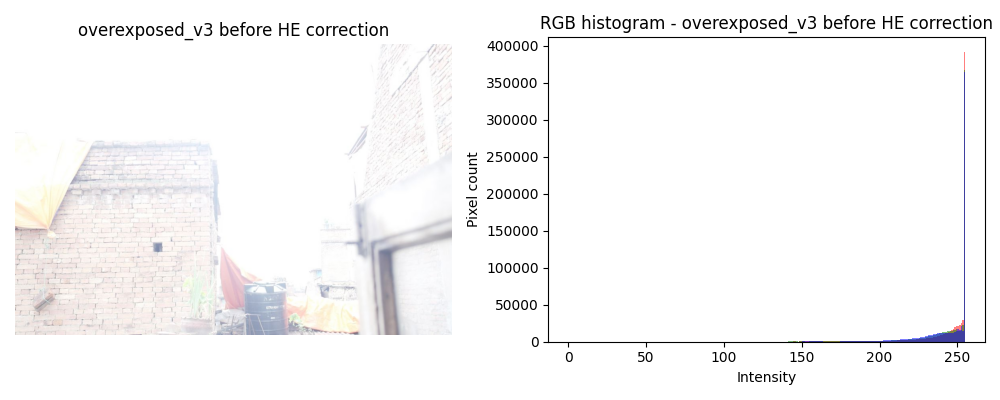
#> input picture 2_pr/histograms/overexposed_v3_HE_before.png, 1000 x 400 px, given as the content of the folder 2_pr/source_images, which was not available
$ python contrast_manipulation.py
#> lines starting #> are read from the running program, lines starting #| are printed output that depends on the picture; pictures that were not available may be replaced by others from this repository, and a replacement may not be noted
from PIL import Image
import numpy as np
import matplotlib.pyplot as plt
import colorsys
import os

def show_histogram(pixels, filename, method, beforeafter):
    R = pixels[:, :, 0]
    G = pixels[:, :, 1]
    B = pixels[:, :, 2]

    plt.figure(figsize=(10, 4))

    plt.subplot(1, 2, 1)
    plt.imshow(pixels)
    plt.title(f"{filename} {beforeafter} {method} correction")
    plt.axis("off")

    plt.subplot(1, 2, 2)
    colors = ["r", "g", "b"]

    for i, c in enumerate(colors):
        plt.hist(
            pixels[:, :, i].flatten(),
            bins=256,
            range=(0, 255),
            color=c,
            alpha=0.5
        )

    plt.title(f"RGB histogram - {filename} {beforeafter} {method} correction")
    plt.xlabel("Intensity")
    plt.ylabel("Pixel count")

    plt.tight_layout()
    plt.savefig(f"2_pr/histograms/{filename}_{method}_{beforeafter}.png")
    plt.show()

#gamma correction
folder = "2_pr/source_images"
for filename in os.listdir(folder):
    file_path = os.path.join(folder, filename)

    if os.path.isfile(file_path):
        image = Image.open(file_path).convert("RGB")

        pixels = np.array(image)
        result_pixels = np.zeros_like(pixels)

        height, width, channel = pixels.shape
#> height = 400; width = 1000; channel = 3

        show_histogram(pixels, os.path.splitext(filename)[0], "gamma", "before")
        gamma = 0.7
        for y in range(height):
            for x in range(width):
                r, g ,b = pixels[y, x]

                intensity_avg = (int(r)+int(g)+int(b))/3
                new_intensity = 255 * (intensity_avg/255)**gamma

                if intensity_avg > 0:
                    scale = new_intensity/intensity_avg
                else:
                    scale = 0

                r = r*scale
                g = g*scale
                b = b*scale

                result_pixels[y,x] = r,g,b
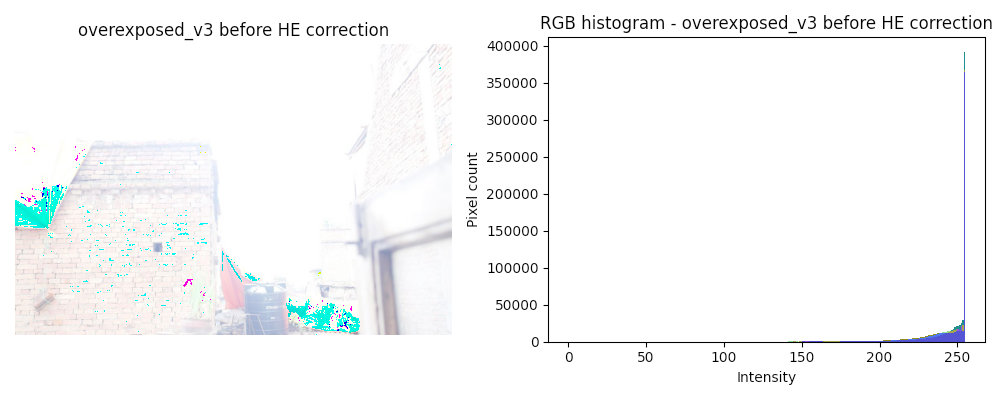
#> result_pixels: shape (400, 1000, 3); mean R, G, B 246.9, 247.8, 248.1
        show_histogram(result_pixels, os.path.splitext(filename)[0], "gamma", "after")
#> call 2 of show_histogram, with filename = 'overexposed_v3_HE_before', method = 'gamma', beforeafter = 'after'
#> in show_histogram (call 2), `R = pixels[:, :, 0]`:
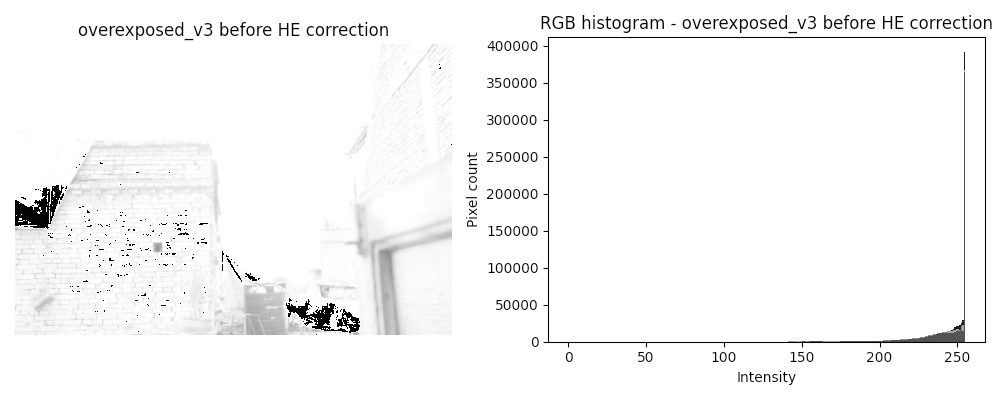
#> R: shape (400, 1000); min 0, max 255, mean 246.9
#> in show_histogram (call 2), `B = pixels[:, :, 2]`:
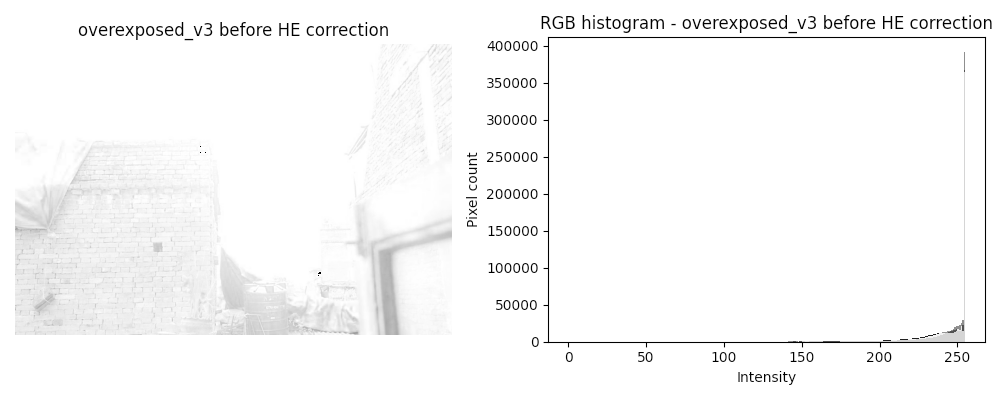
#> B: shape (400, 1000); min 0, max 255, mean 248.1

#histogram equalization

for filename in os.listdir(folder):
    file_path = os.path.join(folder, filename)

    if os.path.isfile(file_path):
        image = Image.open(file_path).convert("RGB")
        pixels = np.array(image)
        rgb_pixels = np.array(image).astype(np.float32)
        hsv_pixels = np.zeros(shape=rgb_pixels.shape, dtype=np.float32)

        show_histogram(pixels, os.path.splitext(filename)[0], "HE", "before")

        height, width, channel = rgb_pixels.shape
        for y in range(height):
            for x in range(width):
                r, g, b = rgb_pixels[y, x]/255.0
                h, s, v = colorsys.rgb_to_hsv(r, g, b)
                hsv_pixels[y, x] = h, s, v
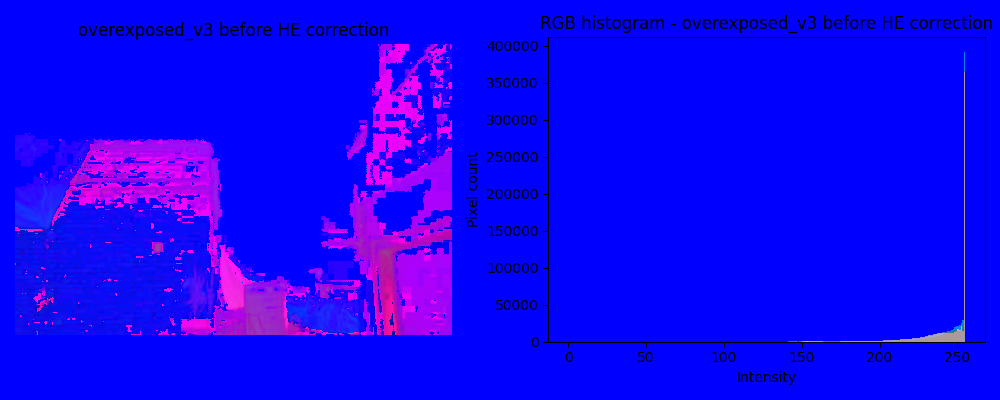
#> hsv_pixels: shape (400, 1000, 3) float32; mean R, G, B 0.0697, 0.00805, 0.971

        V = hsv_pixels[:, :, 2]
        V_uint8 = (V*255).astype(np.uint8)

        hist = np.zeros(256)

        for value in V_uint8.flatten():
            hist[value] += 1
#> after the loop, hist = 256 values, max 312835 at index 255, min 4 at index 124, mean 1562.5

        pdf = hist/hist.sum()
#> pdf = 256 values, max 0.782 at index 255, min 1e-05 at index 124, mean 0.00391
        cdf = np.cumsum(pdf)
#> cdf = 256 values from 0.00647 to 1

        V_eq = np.zeros_like(V_uint8)

        for y in range(height):
            for x in range(width):
                old_V = V_uint8[y, x]
                V_eq[y,x] = int(255* cdf[old_V])
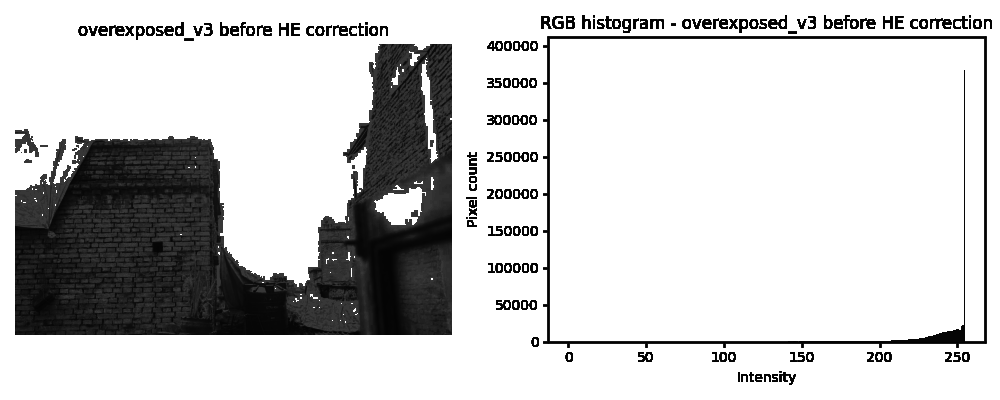
#> V_eq: shape (400, 1000); min 1, max 255, mean 205.6

        hsv_pixels[:,:, 2] = V_eq/255
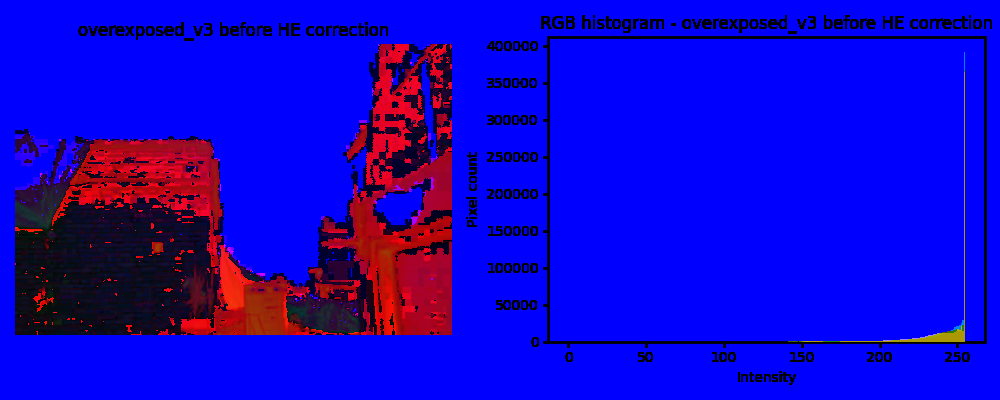
#> hsv_pixels: shape (400, 1000, 3) float32; mean R, G, B 0.0697, 0.00805, 0.807
        rgb_out = np.zeros_like(hsv_pixels)

        for y in range(height):
            for x in range(width):
                h, s, v = hsv_pixels[y, x]
                r, g ,b = colorsys.hsv_to_rgb(h, s, v)
                rgb_out[y, x] = r, g ,b

        rgb_out = (rgb_out * 255).clip(0, 255).astype(np.uint8)

        show_histogram(rgb_out, os.path.splitext(filename)[0], "HE", "after")
#> call 4 of show_histogram, with filename = 'overexposed_v3_HE_before', method = 'HE', beforeafter = 'after'
#> in show_histogram (call 4), `plt.savefig(f"2_pr/histograms/{filename}_{method}_{beforeafter}.png")`:
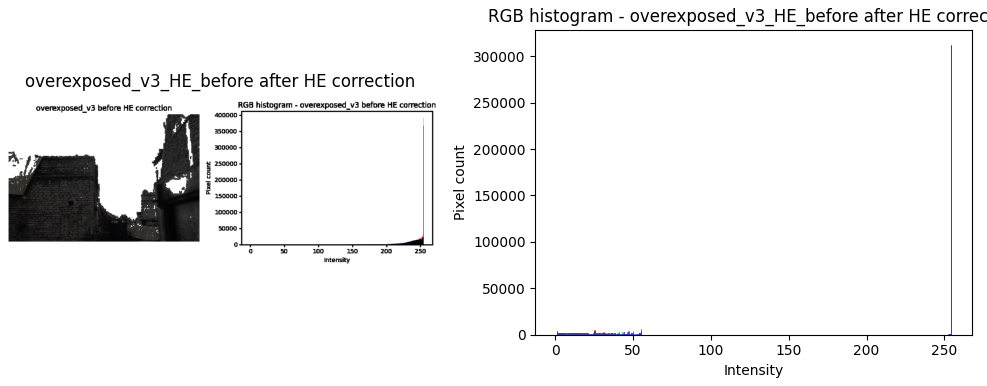
#> figure drawn by matplotlib, 2 panels; panel 2: tallest bar 312203 high, from x = 254 to 255; panel 2: tallest bar 312234 high, from x = 254 to 255; panel 2: tallest bar 311472 high, from x = 254 to 255
